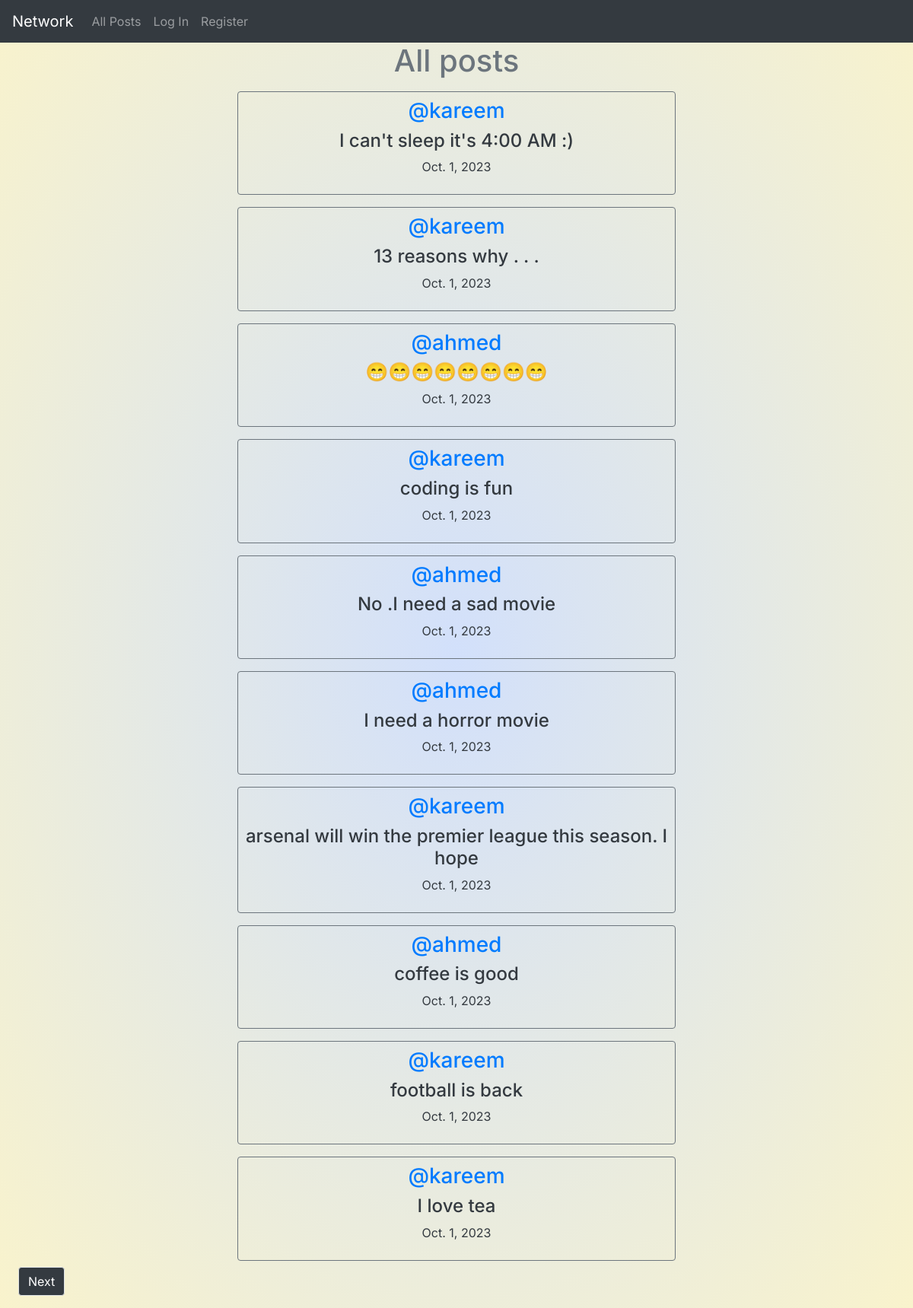
The page / on the database its author committed.
### network/models.py (models this page shows, shortened)
class Post(models.Model):
    content = models.CharField(max_length=150)
    user = models.ForeignKey(User,on_delete=models.CASCADE,related_name="user")
    date = models.DateField(auto_now_add=True)

class User(AbstractUser):
    pass

### network/views.py (the view)
# urls.py: path("", views.index, name="index"),
def index(request):
    all_posts = Post.objects.all().order_by("id").reverse()
    paginator  = Paginator (all_posts , 10)
    page_num = request.GET.get('page')
    post_page = paginator.get_page(page_num)
    likes = Like.objects.all()
    person_you_liked = []
    try:
        for l in likes:
            if (l.user.id == request.user.id) :
                person_you_liked.append(l.post.id)
    except:
        person_you_liked = []
    return render(request, "network/index.html",{
        "all_posts":all_posts,
        "post_page":post_page,
        "person_you_liked":person_you_liked
    })

### network/templates/network/index.html (shortened to what this page needs)
{% extends "network/layout.html" %}
{% block body %}
<h1 class="text-secondary text-center ">All posts</h1>
<div class="mt-2 ml-4 mr-4">
  {% for p in post_page %}
  <div class="d-flex justify-content-center align-items-center">
    <div class="border border-secondary rounded p-2 m-2 text-dark text-center col-6 ">
      <h3><a href="{% url 'profile' user_id=p.user.id %}">@{{p.user}}</a></h3>
      <h4 id="content_{{ p.id }}">{{p.content}}</h4>
      <p>{{p.date}}</p>
    </div>
  </div>
  {% endfor %}
  <nav aria-label="Page navigation example">
    <ul class="pagination">
      {% if post_page.has_next%}
      <li class="page-item"><a class="page-link" href="?page={{post_page.next_page_number}}">Next</a></li>
      {% endif %}
    </ul>
  </nav>
</div>
{% endblock %}

### network/templates/network/layout.html (shortened to what this page needs)
{% load static %}
<!DOCTYPE html>
<html lang="en">
<head>
    <link rel="stylesheet" href="https://cdnjs.cloudflare.com/ajax/libs/font-awesome/6.4.2/css/all.min.css">
    <link rel="stylesheet" href="https://stackpath.bootstrapcdn.com/bootstrap/4.4.1/css/bootstrap.min.css"
>
    <link href="{% static 'network/styles.css' %}" rel="stylesheet">
</head>
<body>
    <nav class="navbar navbar-expand-lg navbar-dark bg-dark">
        <a class="navbar-brand" href="{% url 'index' %}">Network</a>
        <div>
            <ul class="navbar-nav mr-auto">
                <li class="nav-item">
                    <a class="nav-link" href="{% url 'index' %}">All Posts</a>
                </li>
                {% if user.is_authenticated %}
                <li class="nav-item">
                    <a class="nav-link" href="{% url 'following' %}">Following</a>
                </li>
                <li class="nav-item">
                    <a class="nav-link" href="{% url 'logout' %}">Log Out</a>
                </li>
                {% else %}
                <li class="nav-item">
                    <a class="nav-link" href="{% url 'login' %}">Log In</a>
                </li>
                <li class="nav-item">
                    <a class="nav-link" href="{% url 'register' %}">Register</a>
                </li>
                {% endif %}
            </ul>
        </div>
    </nav>
    <div class="body">
        {% block body %}
        {% endblock %}
    </div>
</body>
</html>

### network/static/network/styles.css (style rules this page uses)
body { background-image:radial-gradient( #D2E0FB , #F9F3CC); font-family: inter , sans-serif; }
.page-item a { background-color: #343a40; color: #fff; }

### rows shown on the page
Post: user "kareem", content "I can't sleep it's 4:00 AM :)", date "Oct. 1, 2023"
Post: user "kareem", content "13 reasons why . . .", date "Oct. 1, 2023"
Post: user "ahmed", content "😁😁😁😁😁😁😁😁", date "Oct. 1, 2023"
Post: user "kareem", content "coding is fun", date "Oct. 1, 2023"
Post: user "ahmed", content "No .I need a sad movie", date "Oct. 1, 2023"
Post: user "ahmed", content "I need a horror movie", date "Oct. 1, 2023"
Post: user "kareem", content "arsenal will win the premier league this season. I hope", date "Oct. 1, 2023"
Post: user "ahmed", content "coffee is good", date "Oct. 1, 2023"
Post: user "kareem", content "football is back", date "Oct. 1, 2023"
Post: user "kareem", content "I love tea", date "Oct. 1, 2023"
